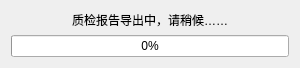
<?xml version="1.0" encoding="UTF-8"?>
<ui version="4.0">
 <class>reportoutputdialog</class>
 <widget class="QDialog" name="reportoutputdialog">
  <property name="geometry">
   <rect>
    <x>0</x>
    <y>0</y>
    <width>300</width>
    <height>60</height>
   </rect>
  </property>
  <property name="windowTitle">
   <string>Dialog</string>
  </property>
  <layout class="QVBoxLayout" name="verticalLayout">
   <item>
    <widget class="QLabel" name="label">
     <property name="text">
      <string>质检报告导出中，请稍候……</string>
     </property>
     <property name="alignment">
      <set>Qt::AlignCenter</set>
     </property>
    </widget>
   </item>
   <item>
    <widget class="QProgressBar" name="progressBar">
     <property name="value">
      <number>0</number>
     </property>
    </widget>
   </item>
  </layout>
 </widget>
 <resources/>
 <connections/>
</ui>
